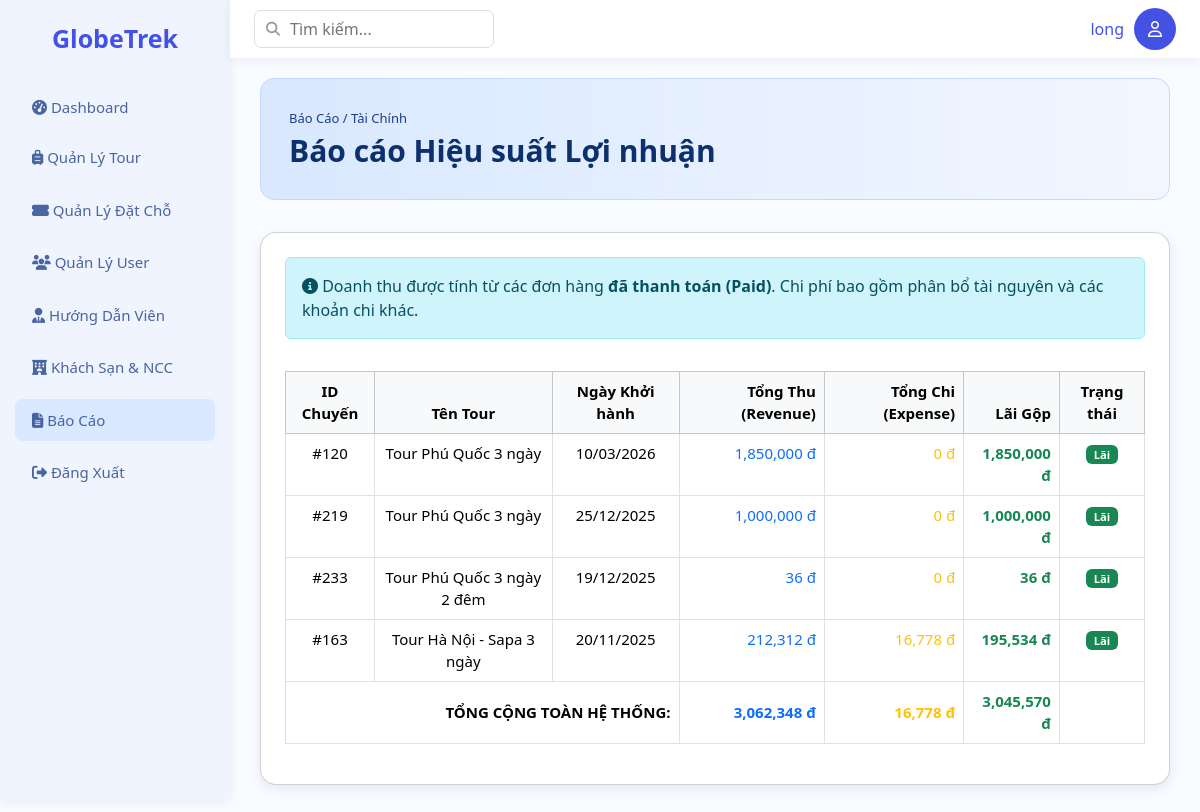
/Base/?action=list-profit-loss (signed in), run on the app's committed database.
### tables this page shows
CREATE TABLE `tour_departures` (
  `id` int NOT NULL,
  `tour_id` int NOT NULL,
  `start_date` date NOT NULL,
  `end_date` date NOT NULL,
  `current_price` decimal(10,2) NOT NULL COMMENT 'Giá bán hiện tại',
  `available_slots` int NOT NULL COMMENT 'Số chỗ còn trống'
);

CREATE TABLE `tours` (
  `id` int NOT NULL,
  `name` varchar(255) NOT NULL,
  `tour_type` enum('Nội địa','Quốc tế') NOT NULL,
  `description` text,
  `base_price` decimal(10,2) NOT NULL COMMENT 'Giá cơ bản trước khuyến mãi',
  `created_at` timestamp NULL DEFAULT CURRENT_TIMESTAMP,
  `category_id` int DEFAULT NULL,
  `tour_origin` enum('Catalog','Custom') DEFAULT 'Catalog',
  `cancellation_policy_text` text
);

### Base/controllers/ReportController.php (called while the page is built, shortened)
<?php
class ReportController
{
    public function listProfitLoss()
    {
        $reportModel = new ReportModel();
        $dataReport = $reportModel->getProfitLossReport();
        $data = [
            'profitLossReport' => $dataReport
        ];
        require_once PATH_VIEW . 'main.php';
    }
}

### Base/index.php (called while the page is built, shortened)
<?php
spl_autoload_register(function ($class) {
    $fileName = "$class.php";
    $fileModel              = PATH_MODEL . $fileName;
});
require_once './routes/index.php';

### Base/models/BaseModel.php (called while the page is built, shortened)
<?php
class BaseModel
{
    protected $pdo;
    public function __construct()
    {
        $dsn = sprintf('mysql:host=%s;port=%s;dbname=%s;charset=utf8', DB_HOST, DB_PORT, DB_NAME);
        try {
            $this->pdo = new PDO($dsn, DB_USERNAME, DB_PASSWORD, DB_OPTIONS);
        } catch (PDOException $e) {
            die("Kết nối cơ sở dữ liệu thất bại: {$e->getMessage()}. Vui lòng thử lại sau.");
        }
    }
    public function __destruct()
    {
        $this->pdo = null;
    }
    public function getConnection()
    {
        return $this->pdo;
}
}

### Base/models/ReportModel.php (called while the page is built)
<?php
class ReportModel extends BaseModel
{
    public $db;
    public function __construct()
    {
        $baseModel = new BaseModel();
        $this->db = $baseModel->getConnection();
    }
    public function getProfitLossReport()
    {
        $sql = "
            SELECT
                td.id AS departure_id,
                t.name AS tour_name,
                td.start_date,
                -- 1. TÍNH DOANH THU (REVENUE)
                (
                    -- Tiền từ Booking (Chỉ tính đã thanh toán 'Paid')
                    COALESCE((SELECT SUM(total_price) FROM bookings b WHERE b.departure_id = td.id AND b.payment_status = 'Paid'), 0)
                    +
                    -- Cộng thêm thu nhập khác từ sổ cái
                    COALESCE((SELECT SUM(amount) FROM financial_transactions ft WHERE ft.departure_id = td.id AND ft.transaction_type = 'Revenue'), 0)
                ) AS total_revenue,
                -- 2. TÍNH CHI PHÍ (EXPENSE)
                (
                    -- Chi phí hậu cần (Khách sạn, Xe, HDV)
                    COALESCE((SELECT SUM(cost) FROM departure_resources dr WHERE dr.departure_id = td.id), 0)
                    +
                    -- Cộng thêm chi phí khác từ sổ cái
                    COALESCE((SELECT SUM(amount) FROM financial_transactions ft WHERE ft.departure_id = td.id AND ft.transaction_type = 'Expense'), 0)
                ) AS total_expense
            FROM tour_departures td
            JOIN tours t ON td.tour_id = t.id
            -- Chỉ hiện các chuyến đi đã có doanh thu hoặc chi phí
            HAVING total_revenue > 0 OR total_expense > 0
            ORDER BY td.start_date DESC;
        ";
        $stmt = $this->db->prepare($sql);
        $stmt->execute();
        return $stmt->fetchAll(PDO::FETCH_ASSOC);
    }
}

### Base/views/admin/reports/list-profit-loss.php (the view, shortened to what this page needs)
<?php
include PATH_VIEW . 'layout/header.php';
$profitLossReport = $data['profitLossReport'] ?? [];
?>
<div class="main">
    <div class="header-wrapper">
        <div class="header-content">
            <div class="breadcrumb">Báo Cáo / Tài Chính</div>
            <h2 class="page-title">Báo cáo Hiệu suất Lợi nhuận</h2>
        </div>
    </div>
    <div class="card p-4">
        <div class="alert alert-info mb-4">
            <i class="fas fa-info-circle"></i>
            Doanh thu được tính từ các đơn hàng <b>đã thanh toán (Paid)</b>. Chi phí bao gồm phân bổ tài nguyên và các khoản chi khác.
        </div>
        <table class="table table-bordered table-hover mt-2">
            <thead class="table-light">
                <tr>
                    <th>ID Chuyến</th>
                    <th>Tên Tour</th>
                    <th>Ngày Khởi hành</th>
                    <th class="text-end">Tổng Thu (Revenue)</th>
                    <th class="text-end">Tổng Chi (Expense)</th>
                    <th class="text-end">Lãi Gộp</th>
                    <th class="text-center">Trạng thái</th>
                </tr>
            </thead>
            <tbody>
                <?php
                    $total_net_profit = 0;
                    $total_revenue_all = 0;
                    $total_expense_all = 0;
                ?>
                <?php if (!empty($profitLossReport)): ?>
                    <?php foreach ($profitLossReport as $report):
                        $netProfit = $report['total_revenue'] - $report['total_expense'];
                        $total_net_profit += $netProfit;
                        $total_revenue_all += $report['total_revenue'];
                        $total_expense_all += $report['total_expense'];
                        $profitClass = ($netProfit >= 0) ? 'text-success' : 'text-danger';
                    ?>
                        <tr>
                            <td>#<?= $report['departure_id'] ?></td>
                            <td><?= htmlspecialchars($report['tour_name']) ?></td>
                            <td><?= date('d/m/Y', strtotime($report['start_date'])) ?></td>
                            <td class="text-end text-primary"><?= number_format($report['total_revenue']) ?> đ</td>
                            <td class="text-end text-warning"><?= number_format($report['total_expense']) ?> đ</td>
                            <td class="text-end fw-bold <?= $profitClass ?>">
                                <?= number_format($netProfit) ?> đ
                            </td>
                            <td class="text-center">
                                <?php if ($netProfit > 0): ?>
                                    <span class="badge bg-success">Lãi</span>
                                <?php elseif ($netProfit < 0): ?>
                                    <span class="badge bg-danger">Lỗ</span>
                                <?php else: ?>
                                    <span class="badge bg-secondary">Hòa vốn</span>
                                <?php endif; ?>
                            </td>
                        </tr>
                    <?php endforeach; ?>
                <?php endif; ?>
            </tbody>
            <tfoot class="bg-light fw-bold">
                <tr>
                    <td colspan="3" class="text-end">TỔNG CỘNG TOÀN HỆ THỐNG:</td>
                    <td class="text-end text-primary"><?= number_format($total_revenue_all) ?> đ</td>
                    <td class="text-end text-warning"><?= number_format($total_expense_all) ?> đ</td>
                    <td class="text-end <?= ($total_net_profit >= 0) ? 'text-success' : 'text-danger' ?>">
                        <?= number_format($total_net_profit) ?> đ
                    </td>
                    <td></td>
                </tr>
            </tfoot>
        </table>
    </div>
</div>
<?php include PATH_VIEW . 'layout/footer.php'; ?>

### Base/assets/css/layout.css (style rules this page uses)
:root { --orange: rgba(186, 207, 255, 0.142); --orange-active: rgba(200, 222, 255, 0.525); --orange-light: #bacfffff; --bg: #f8fbff; --white: #ffffff; --text: #4351e5; --muted: #2e4e94dd; --radius: 7px; --shadow: 0 2px 10px rgba(45, 45, 45, 0.07); font-family: "Inter", sans-serif; }
body { margin: 0; background: var(--bg); color: var(--text); overflow-x: hidden; }
.main { padding: 20px 30px; }

### Base/assets/css/table.css (style rules this page uses)
table { width: 100%; border-collapse: collapse; margin-top: 20px; }
th, td { padding: 14px; border-bottom: 1px solid #ddd; font-size: 15px; text-align: center; }
th { text-align: left; background: #f0f1ff; font-weight: 600; text-align: center; }
.card { background: white; padding: 20px; border-radius: 16px; box-shadow: 0 4px 12px rgba(0, 0, 0, 0.08); margin-bottom: 20px; }
.header-wrapper { background: linear-gradient(to right, #d9e8ff, #f2f7ff); padding: 30px 28px; border-radius: 14px; border: 1px solid #c7d8ff; margin-bottom: 32px; }
.header-content .breadcrumb { font-size: 13px; color: #1a3e8a; margin-bottom: 4px; font-weight: 500; }
.page-title { font-size: 30px; margin: 0; font-weight: 800; color: #0c2f6d; }

### data on the page
tour_departures: id "120", tour.name "Tour Phú Quốc 3 ngày", start_date "10/03/2026", total_revenue "1,850,000", total_expense "0", netProfit "1,850,000"
tour_departures: id "219", tour.name "Tour Phú Quốc 3 ngày", start_date "25/12/2025", total_revenue "1,000,000", total_expense "0", netProfit "1,000,000"
tour_departures: id "233", tour.name "Tour Phú Quốc 3 ngày 2 đêm", start_date "19/12/2025", total_revenue "36", total_expense "0", netProfit "36"
tour_departures: id "163", tour.name "Tour Hà Nội - Sapa 3 ngày", start_date "20/11/2025", total_revenue "212,312", total_expense "16,778", netProfit "195,534"

### other printed values
$_SESSION['user']['name'] "long"
$total_revenue_all "3,062,348"
$total_expense_all "16,778"
$total_net_profit "3,045,570"
